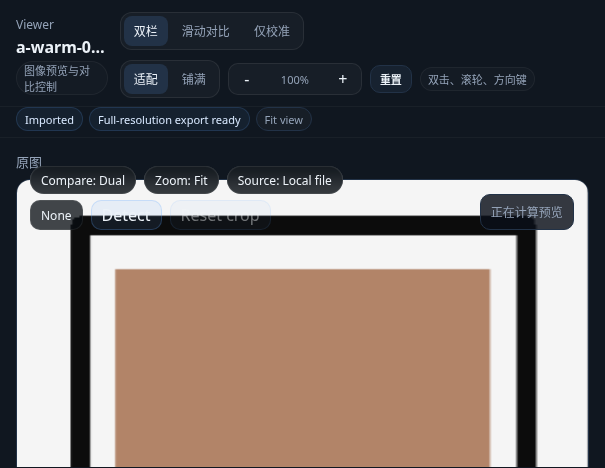
#> input picture tests/ui/photo_calibrator_frontend_visual.spec.js-snapshots/compact-viewer-pane-linux.png, 605 x 468 px
$ python -i film_scan.py   (imports and definitions only)   (older library calls are emulated)
#> lines starting #> are read from the running program, lines starting #| are printed output that depends on the picture
### src/photo_calibrator/core/accelerator.py
from __future__ import annotations

import os
import time
from dataclasses import dataclass
from importlib import import_module
import sys

import cv2
import numpy as np


@dataclass(frozen=True)
class AcceleratorInfo:
    requested_backend: str
    active_backend: str
    opencv_optimized: bool
    opencv_threads: int
    opencl_available: bool
    opencl_enabled: bool
    accelerated_ops: tuple[str, ...]
    cpu_fallback_ops: tuple[str, ...]
    gpu_ops: tuple[str, ...]
    gpu_note: str
    fallback_reason: str = ""


class ImageAccelerator:
    name = "cpu-opencv"
    accelerated_ops = ("resize", "rgb-lab", "lab-rgb", "curve-lut", "matrix", "histogram")
    cpu_fallback_ops = ("3d-lut",)

    def __init__(self, fallback_reason: str = "") -> None:
        self.fallback_reason = fallback_reason

    def bgr_to_rgb(self, bgr: np.ndarray) -> np.ndarray:
        return cv2.cvtColor(bgr, cv2.COLOR_BGR2RGB)

    def rgb_to_bgr(self, rgb: np.ndarray) -> np.ndarray:
        return cv2.cvtColor(rgb, cv2.COLOR_RGB2BGR)

    def rgb_to_hsv(self, rgb: np.ndarray) -> np.ndarray:
        return cv2.cvtColor(rgb, cv2.COLOR_RGB2HSV)

    def rgb_to_gray_u8(self, rgb: np.ndarray) -> np.ndarray:
        return cv2.cvtColor(rgb, cv2.COLOR_RGB2GRAY)

    def rgb_to_lab_float(self, rgb: np.ndarray) -> np.ndarray:
        rgb_float = rgb.astype(np.float32) / 255.0
        return cv2.cvtColor(rgb_float, cv2.COLOR_RGB2Lab)

    def lab_to_rgb_uint8(self, lab: np.ndarray) -> np.ndarray:
        rgb = self.lab_to_rgb_float(lab)
        return np.clip(rgb * 255.0, 0, 255).astype(np.uint8)

    def lab_to_rgb_float(self, lab: np.ndarray) -> np.ndarray:
        return cv2.cvtColor(lab.astype(np.float32, copy=False), cv2.COLOR_Lab2RGB)

    def resize_area(self, img: np.ndarray, target: tuple[int, int]) -> np.ndarray:
        return cv2.resize(img, target, interpolation=cv2.INTER_AREA)

    def gaussian_blur(self, img: np.ndarray, ksize: tuple[int, int], sigma: float = 0.0) -> np.ndarray:
        return cv2.GaussianBlur(img, ksize, sigma)

    def sobel_abs_mean(self, gray: np.ndarray, dx: int, dy: int, axis: int) -> np.ndarray:
        sobel = cv2.Sobel(gray, cv2.CV_32F, dx, dy, ksize=3)
        return np.mean(np.abs(sobel), axis=axis)

    def calc_hist(self, img_rgb: np.ndarray, channel: int, bins: int, mask: np.ndarray | None = None) -> np.ndarray:
        return cv2.calcHist([img_rgb], [channel], mask, [bins], [0, 256]).reshape(-1)

    # [4 lines left out: function apply_channel_luts, not called in this run]

    def apply_color_matrix(self, src_float: np.ndarray, matrix: np.ndarray) -> np.ndarray:
        return cv2.transform(src_float, matrix)

    # [45 lines left out: functions apply_3d_lut, info, not called in this run]


class OpenCLUMatAccelerator(ImageAccelerator):
    name = "opencl-umat"
    accelerated_ops = ("resize", "rgb-gray", "gaussian-blur", "sobel-profile", "rgb-lab", "lab-rgb", "curve-lut", "matrix", "histogram")
    cpu_fallback_ops = ("3d-lut",)

    # [7 lines left out: function _run, not called in this run]

    def bgr_to_rgb(self, bgr: np.ndarray) -> np.ndarray:
        return self._run(bgr, lambda umat: cv2.cvtColor(umat, cv2.COLOR_BGR2RGB), lambda: ImageAccelerator.bgr_to_rgb(self, bgr))

    def rgb_to_bgr(self, rgb: np.ndarray) -> np.ndarray:
        return self._run(rgb, lambda umat: cv2.cvtColor(umat, cv2.COLOR_RGB2BGR), lambda: ImageAccelerator.rgb_to_bgr(self, rgb))

    def rgb_to_hsv(self, rgb: np.ndarray) -> np.ndarray:
        return self._run(rgb, lambda umat: cv2.cvtColor(umat, cv2.COLOR_RGB2HSV), lambda: ImageAccelerator.rgb_to_hsv(self, rgb))

    def rgb_to_gray_u8(self, rgb: np.ndarray) -> np.ndarray:
        return self._run(rgb, lambda umat: cv2.cvtColor(umat, cv2.COLOR_RGB2GRAY), lambda: ImageAccelerator.rgb_to_gray_u8(self, rgb))

    # [7 lines left out: function rgb_to_lab_float, not called in this run]

    def lab_to_rgb_uint8(self, lab: np.ndarray) -> np.ndarray:
        rgb = self._run(lab, lambda umat: cv2.cvtColor(umat, cv2.COLOR_Lab2RGB), lambda: cv2.cvtColor(lab, cv2.COLOR_Lab2RGB))
        return np.clip(rgb * 255.0, 0, 255).astype(np.uint8)

    # [52 lines left out: functions resize_area, gaussian_blur, sobel_abs_mean, apply_channel_luts, apply_color_matrix, info, not called in this run]


class TorchAccelerator(ImageAccelerator):
    """Optional CUDA/MPS backend for LUT-style operations.

    OpenCV remains the fallback for operations that need mature color science
    kernels, while Torch handles GPU-friendly resize and per-pixel transforms.
    """

    accelerated_ops = ("resize", "rgb-gray", "rgb-lab", "lab-rgb", "curve-lut", "matrix", "3d-lut")
    cpu_fallback_ops = ("histogram",)

    def __init__(self, torch_module=None, device: str | None = None) -> None:
        super().__init__()
        self.torch = torch_module or import_module("torch")
        self.device = device or self._select_device()
        if self.device is None:
            raise RuntimeError("Torch is installed but no CUDA or MPS device is available")
        self.name = f"torch-{self.device}"

    def _select_device(self) -> str | None:
        if getattr(self.torch.cuda, "is_available", lambda: False)():
            return "cuda"
        mps = getattr(getattr(self.torch, "backends", None), "mps", None)
        if mps is not None and getattr(mps, "is_available", lambda: False)():
            return "mps"
        return None

    def _tensor(self, arr: np.ndarray):
        return self.torch.as_tensor(arr, device=self.device)

    def _to_numpy(self, tensor) -> np.ndarray:
        return tensor.detach().to("cpu").numpy()

    # [106 lines left out: functions warmup_3d_lut, rgb_to_lab_float, rgb_to_gray_u8, lab_to_rgb_uint8, resize_area, not called in this run]

    def gaussian_blur(self, img: np.ndarray, ksize: tuple[int, int], sigma: float = 0.0) -> np.ndarray:
        return ImageAccelerator.gaussian_blur(self, img, ksize, sigma)

    # [85 lines left out: functions sobel_abs_mean, apply_channel_luts, apply_color_matrix, apply_3d_lut, info, not called in this run]


class HybridTorchOpenCLAccelerator(ImageAccelerator):
    """Combine OpenCL image kernels with Torch per-pixel GPU transforms."""

    accelerated_ops = ("resize", "rgb-gray", "gaussian-blur", "sobel-profile", "rgb-lab", "lab-rgb", "curve-lut", "matrix", "histogram", "3d-lut")
    cpu_fallback_ops: tuple[str, ...] = ()

    # [5 lines left out: function __init__, not called in this run]

    def bgr_to_rgb(self, bgr: np.ndarray) -> np.ndarray:
        return self.opencl_accelerator.bgr_to_rgb(bgr)

    def rgb_to_bgr(self, rgb: np.ndarray) -> np.ndarray:
        return self.opencl_accelerator.rgb_to_bgr(rgb)

    def rgb_to_hsv(self, rgb: np.ndarray) -> np.ndarray:
        return self.opencl_accelerator.rgb_to_hsv(rgb)

    def rgb_to_gray_u8(self, rgb: np.ndarray) -> np.ndarray:
        return self.opencl_accelerator.rgb_to_gray_u8(rgb)

    def rgb_to_lab_float(self, rgb: np.ndarray) -> np.ndarray:
        return self.opencl_accelerator.rgb_to_lab_float(rgb)

    def lab_to_rgb_uint8(self, lab: np.ndarray) -> np.ndarray:
        return self.opencl_accelerator.lab_to_rgb_uint8(lab)

    def resize_area(self, img: np.ndarray, target: tuple[int, int]) -> np.ndarray:
        return self.opencl_accelerator.resize_area(img, target)

    def gaussian_blur(self, img: np.ndarray, ksize: tuple[int, int], sigma: float = 0.0) -> np.ndarray:
        return self.opencl_accelerator.gaussian_blur(img, ksize, sigma)

    def sobel_abs_mean(self, gray: np.ndarray, dx: int, dy: int, axis: int) -> np.ndarray:
        return self.opencl_accelerator.sobel_abs_mean(gray, dx, dy, axis)

    def calc_hist(self, img_rgb: np.ndarray, channel: int, bins: int, mask: np.ndarray | None = None) -> np.ndarray:
        return self.opencl_accelerator.calc_hist(img_rgb, channel, bins, mask)

    def apply_channel_luts(self, img_rgb: np.ndarray, luts: list[np.ndarray]) -> np.ndarray:
        return self.torch_accelerator.apply_channel_luts(img_rgb, luts)

    def apply_color_matrix(self, src_float: np.ndarray, matrix: np.ndarray) -> np.ndarray:
        return self.torch_accelerator.apply_color_matrix(src_float, matrix)

    def apply_3d_lut(self, src_float: np.ndarray, table: np.ndarray, strength: float) -> np.ndarray:
        return self.torch_accelerator.apply_3d_lut(src_float, table, strength)

    # [15 lines left out: function info, not called in this run]


class HybridTorchCPUAccelerator(ImageAccelerator):
    """Use optimized OpenCV CPU kernels and reserve MPS/CUDA for 3D LUTs."""

    accelerated_ops = ("resize", "rgb-gray", "gaussian-blur", "sobel-profile", "rgb-lab", "lab-rgb", "curve-lut", "matrix", "histogram", "3d-lut")
    cpu_fallback_ops: tuple[str, ...] = ()

    # [5 lines left out: function __init__, not called in this run]

    def apply_3d_lut(self, src_float: np.ndarray, table: np.ndarray, strength: float) -> np.ndarray:
        return self.torch_accelerator.apply_3d_lut(src_float, table, strength)

    # [15 lines left out: function info, not called in this run]


def create_accelerator(requested_backend: str = "auto") -> ImageAccelerator:
    backend = (requested_backend or "auto").lower()
    if backend in {"cpu", "cpu-opencv"}:
        cv2.ocl.setUseOpenCL(False)
        return ImageAccelerator()

    torch_error = ""
    if backend in {"auto", "torch", "torch-cuda", "torch-mps", "metal", "metal-mps"}:
        try:
            device = None
            if backend == "torch-cuda":
                device = "cuda"
            elif backend in {"torch-mps", "metal", "metal-mps"}:
                device = "mps"
            torch_acc = TorchAccelerator(device=device)
            if backend == "auto":
                if sys.platform == "darwin":
                    cv2.ocl.setUseOpenCL(False)
                    return HybridTorchCPUAccelerator(torch_acc)
                cv2.ocl.setUseOpenCL(True)
                if cv2.ocl.haveOpenCL() and cv2.ocl.useOpenCL():
                    return HybridTorchOpenCLAccelerator(torch_acc)
            if backend != "auto" or torch_acc.device in {"cuda", "mps"}:
                return torch_acc
        except Exception as exc:
            torch_error = str(exc)
            if backend in {"torch", "torch-cuda", "torch-mps", "metal", "metal-mps"}:
                cv2.ocl.setUseOpenCL(False)
                return ImageAccelerator(fallback_reason=f"Requested {backend}, but Torch GPU backend is unavailable: {torch_error}")

    allow_auto_opencl = backend == "auto" and sys.platform != "darwin"
    cv2.ocl.setUseOpenCL(allow_auto_opencl or backend in {"opencl", "opencl-umat"})
    if (allow_auto_opencl or backend in {"opencl", "opencl-umat"}) and cv2.ocl.haveOpenCL() and cv2.ocl.useOpenCL():
        return OpenCLUMatAccelerator()
    cv2.ocl.setUseOpenCL(False)
    if backend in {"opencl", "opencl-umat"}:
        return ImageAccelerator(
            fallback_reason=f"Requested {backend}, but OpenCL is unavailable or disabled in this OpenCV runtime."
        )
    reason = "Auto selected CPU fallback."
    if torch_error:
        reason += f" Torch GPU unavailable: {torch_error}."
    if not cv2.ocl.haveOpenCL():
        reason += " OpenCL unavailable."
    elif backend == "auto" and sys.platform == "darwin":
        reason += " OpenCL skipped on macOS because the measured UMat path is slower than optimized CPU."
    return ImageAccelerator(fallback_reason=reason)


class AcceleratorRuntime:
    def __init__(self, requested_backend: str = "auto") -> None:
        self.requested_backend = requested_backend
        self.deferred_auto = requested_backend == "auto" and sys.platform == "darwin"
        self.current = (
            ImageAccelerator(fallback_reason="macOS MPS initialization is deferred until the backend is listening.")
            if self.deferred_auto
            else create_accelerator(requested_backend)
        )

    # [5 lines left out: function configure, not called in this run]

    def __getattr__(self, name: str):
        return getattr(self.current, name)

    def info(self, requested_backend: str | None = None) -> AcceleratorInfo:
        return self.current.info(requested_backend or self.requested_backend)


REQUESTED_BACKEND = os.environ.get("PHOTO_CALIBRATOR_ACCELERATOR", "auto")
ACCELERATOR = AcceleratorRuntime(REQUESTED_BACKEND)


def set_accelerator_backend(requested_backend: str) -> dict:
    ACCELERATOR.configure(requested_backend)
    return accelerator_payload()


# [73 lines left out: functions accelerator_payload, benchmark_accelerator, not called in this run]

### src/photo_calibrator/core/film_scan.py
"""Film scan auto-level/crop detection.

Detects film borders in scanned images using Canny edge detection +
Hough line transform + quad fitting. Returns rotation angle, crop box,
and confidence score.

All functions are pure — no disk I/O.
"""

from __future__ import annotations

from dataclasses import dataclass
from itertools import product
from typing import Any

import cv2
import numpy as np

from .accelerator import ACCELERATOR


# ── Data model ─────────────────────────────────────────────────────


# [38 lines that did not run here, left out]


@dataclass(frozen=True)
class FilmFormat:
    """Known film format with nominal dimensions and aspect ratio."""

    name: str
    """Human-readable format name, e.g. '135 full-frame', '120 6×6'."""

    nominal_ratio: float
    """Nominal aspect ratio width/height (landscape).  e.g. 1.50 for 3:2."""

    orientation: str
    """'landscape', 'portrait', or 'square'."""

    ratio_tolerance: float = 0.06
    """Allowed deviation from nominal ratio for matching."""


@dataclass(frozen=True)
class FilmScanEval:
    """Quality metrics for film frame detection and correction."""

    format_match_confidence: float
    """0–1. How well the detected aspect ratio matches the identified format."""

    corner_symmetry: float
    """0–1. 1.0 = perfectly symmetric rectangle (opposite sides equal)."""

    crop_coverage: float
    """Crop area / image area.  Ideal range ~0.3–0.85."""

    overall_score: float
    """Weighted composite 0–1.  < 0.3 = likely bad detection."""

    diagnosis: list[str]
    """Human-readable notes, e.g. 'aspect ratio matches 135 full-frame'."""


@dataclass(frozen=True)
class _SprocketExclusion:
    """Detected sprocket rows/columns that should stay outside the photo crop."""

    left_inner_edge: int | None = None
    right_inner_edge: int | None = None
    top_inner_edge: int | None = None
    bottom_inner_edge: int | None = None
    debug: dict[str, Any] | None = None

    # [11 lines left out: function active, not called in this run]


@dataclass(frozen=True)
class _ImageRegionStats:
    """Integral-image statistics for repeated crop candidate scoring."""

    width: int
    height: int
    integral: np.ndarray
    integral_sq: np.ndarray

    # [29 lines left out: functions from_gray, mean_std, not called in this run]


# ── Constants ──────────────────────────────────────────────────────


_HOUGH_RHO = 1.0
_HOUGH_THETA = np.pi / 180
_HOUGH_THRESHOLD = 80
_HOUGH_MIN_LINE_LENGTH = 80
_HOUGH_MAX_LINE_GAP = 20

_ANGLE_TOLERANCE_DEG = 8.0  # cluster lines within ±8° (allows perspective slant)
_MIN_CONFIDENCE_LINES = 4  # need at least 4 long lines for a quad
_SAFE_CROP_INSET_RATIO = 0.01
_SAFE_CROP_INSET_MAX_PX = 24
_SPROCKET_EDGE_SEARCH_RATIO = 0.22
_SPROCKET_EDGE_SEARCH_MAX_PX = 260
_SPROCKET_COMPONENT_MIN_COUNT = 6
_SPROCKET_COMPONENT_MIN_SPAN_RATIO = 0.30
_SPROCKET_MARGIN_RATIO = 0.012
_SPROCKET_SIZE_OUTLIER_RATIO = 2.35
_SPROCKET_SIZE_INLIER_RATIO = 0.45

# ── Known film formats ─────────────────────────────────────────────

# Aspect ratios from film datasheets.  Landscape ratios (w/h ≥ 1.0).
# Portrait variants handled by swapping orientation during matching.
_KNOWN_FILM_FORMATS: list[FilmFormat] = [
    FilmFormat("135 full-frame", 1.50, "landscape"),      # 36×24 mm → 3:2
    FilmFormat("135 half-frame (landscape)", 1.33, "landscape"),  # 24×18 mm
    FilmFormat("135 half-frame (portrait)", 0.75, "portrait"),    # 18×24 mm
    FilmFormat("120 6×4.5", 1.33, "landscape"),          # 56×42 mm → 4:3
    FilmFormat("120 6×6", 1.00, "square"),               # 56×56 mm
    FilmFormat("120 6×7", 1.25, "landscape"),            # 56×70 mm
    FilmFormat("120 6×9", 1.50, "landscape"),            # 56×84 mm → 3:2 (matches 135!)
    FilmFormat("4×5 large format", 0.80, "portrait"),     # 102×127 mm
    FilmFormat("APS-C (digital)", 1.50, "landscape"),     # ~23×15 mm → 3:2
    FilmFormat("Micro 4/3", 1.33, "landscape"),          # 17×13 mm → 4:3
    FilmFormat("1-inch sensor", 1.33, "landscape"),       # 13×9 mm → 4:3
]

_COMMON_MEDIUM_FORMATS: tuple[FilmFormat, ...] = (
    FilmFormat("120 6×4.5", 1.33, "landscape", 0.07),
    FilmFormat("120 6×6", 1.00, "square", 0.06),
    FilmFormat("120 6×7", 1.25, "landscape", 0.08),
)
_MEDIUM_PANORAMA_MIN_RATIO = 1.70
_MEDIUM_PANORAMA_MAX_RATIO = 3.60


# ── Public API ─────────────────────────────────────────────────────


# [67 lines that did not run here, left out]


# ── Internal helpers ───────────────────────────────────────────────


def _canny_adaptive(img_rgb: np.ndarray) -> np.ndarray:
    """Canny edge detection with thresholds adapted to image statistics."""
    gray = img_rgb if img_rgb.ndim == 2 else ACCELERATOR.rgb_to_gray_u8(img_rgb)
    median = np.median(gray)
    sigma = 0.33
    low = int(max(0, (1.0 - sigma) * median))
    high = int(min(255, (1.0 + sigma) * median))
    return cv2.Canny(gray, low, high)


def _normalize_negative_crop_view(img_rgb: np.ndarray) -> np.ndarray:
    """Build a fast crop-detection grayscale view tailored for color negatives."""
    rgb = img_rgb.astype(np.float32, copy=False)
    reshaped = rgb.reshape(-1, 3)
    low = np.percentile(reshaped, 2.0, axis=0)
    high = np.percentile(reshaped, 98.0, axis=0)
    span = np.maximum(high - low, 1.0)
    normalized = np.clip((rgb - low) / span, 0.0, 1.0)
    # Invert into a rough positive and suppress the orange mask bias.
    inv = 1.0 - normalized
    luma = inv[:, :, 1] * 0.50 + inv[:, :, 0] * 0.25 + inv[:, :, 2] * 0.25
    gray = np.clip(luma * 255.0, 0.0, 255.0).astype(np.uint8)
    clahe = cv2.createCLAHE(clipLimit=2.2, tileGridSize=(8, 8))
    enhanced = clahe.apply(gray)
    return ACCELERATOR.gaussian_blur(enhanced, (5, 5), 0)


def _detect_sprocket_exclusion(img_rgb: np.ndarray) -> _SprocketExclusion:
    """Detect repeated sprocket holes near image edges and expose inner crop limits.

    Film perforations are intentionally high-frequency, high-contrast shapes.
    They are useful for recognizing the film strip, but they are poor crop
    boundaries because their edges can dominate Hough/profile scoring.  This
    detector looks for repeated small components in the outer image bands and
    converts them into one-sided exclusion limits for the later crop scorer.
    """
    h, w = img_rgb.shape[:2]
    if h < 80 or w < 80:
        return _SprocketExclusion(debug={"active": False, "edges": {}})

    gray = cv2.cvtColor(img_rgb, cv2.COLOR_RGB2GRAY)
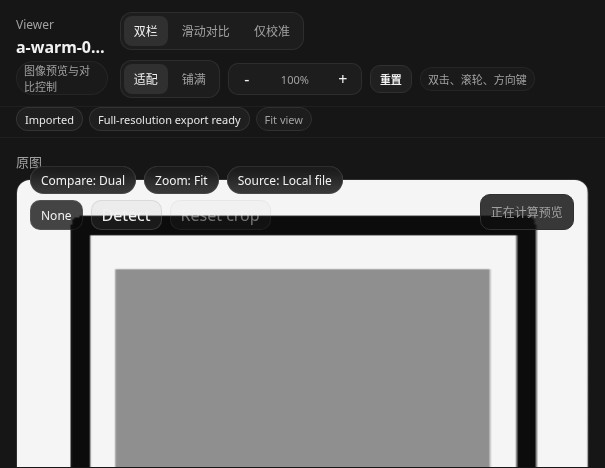
#> gray: shape (468, 605); min 11, max 245, mean 107.5
    edge_results: dict[str, dict[str, Any]] = {}
    inner_edges: dict[str, int | None] = {
        "left": None,
        "right": None,
        "top": None,
        "bottom": None,
    }

    for edge in ("top", "bottom", "left", "right"):
        result = _detect_sprocket_edge(gray, edge)
        if result is None:
            continue
        inner_edges[edge] = int(result["inner_edge"])
        edge_results[edge] = result
#> this loop made 4 passes
#> pass 1, in _detect_sprocket_edge, `band = gray[:search_size, :]`:
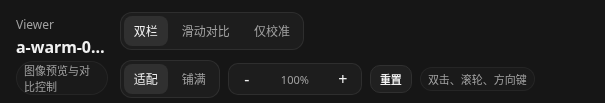
#> band: shape (103, 605); min 22, max 241, mean 30.3
#> after the loop, edge_results = 0 items; inner_edges = 4 items

    active = any(value is not None for value in inner_edges.values())
#> active = False
#> (the rest of the program and of its run is left out)
